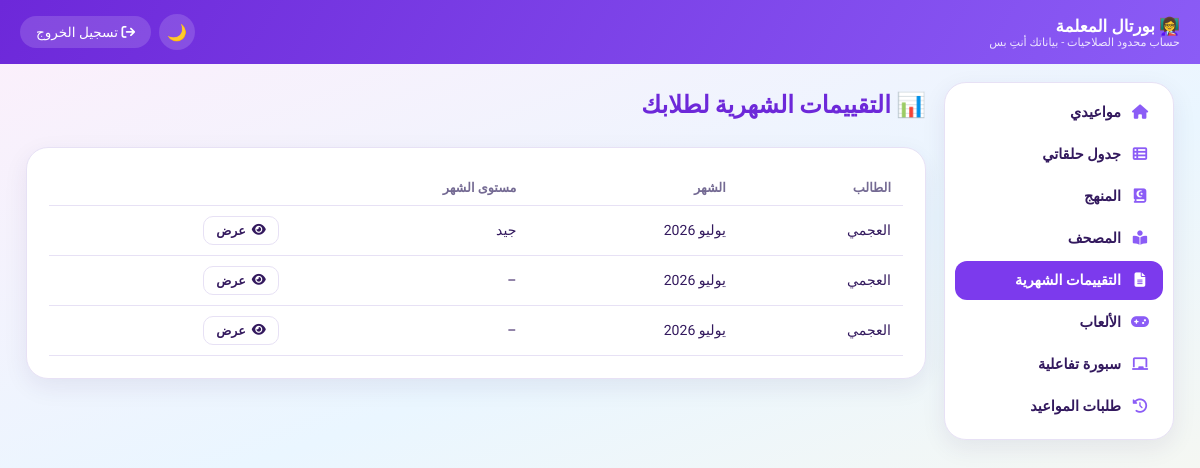
Before: /teacher-portal/evaluations/ (signed in) with the older database file.
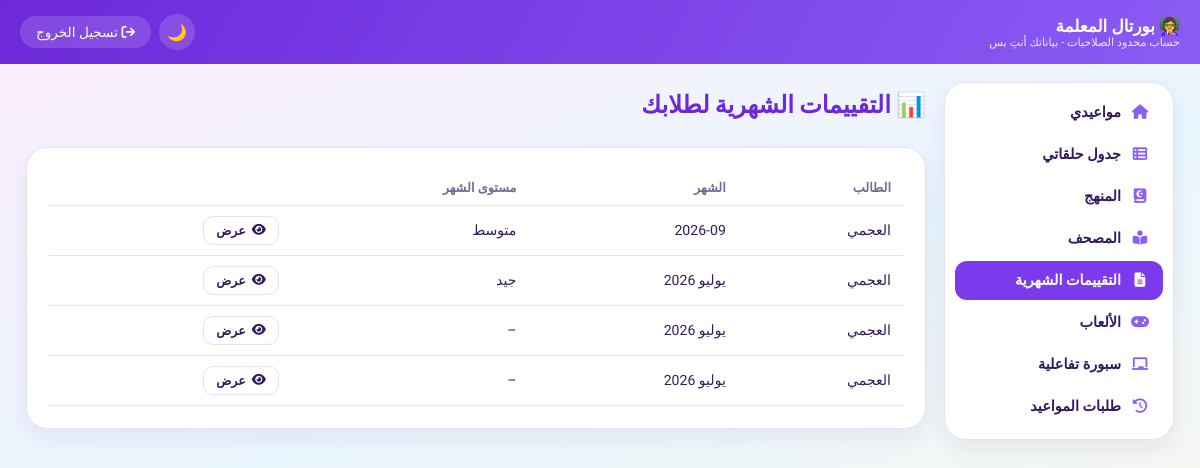
After: the same page with the newer database file.
### core/models.py (models this page shows, shortened)
class MonthlyEvaluation(models.Model):
    TEMPLATE_CHOICES = [
        ('teal_pink', 'تركواز ووردي'),
        ('violet', 'بنفسجي (هوية المنصة)'),
        ('sunny', 'أصفر وبرتقالي دافئ'),
    ]
    student = models.ForeignKey(Student, on_delete=models.CASCADE, related_name='evaluations', verbose_name="الطالب")
    public_token = models.UUIDField(default=uuid.uuid4, unique=True, editable=False, verbose_name="رمز المشاركة العام")
    student_name = models.CharField(max_length=255, verbose_name="اسم الطالب")
    teacher_name = models.CharField(max_length=255, blank=True, null=True, verbose_name="اسم المعلمة")
    package_name = models.CharField(max_length=100, blank=True, null=True, verbose_name="الباقة")
    lessons_count = models.PositiveIntegerField(default=4, verbose_name="عدد الحلقات")
    month_label = models.CharField(max_length=30, verbose_name="الشهر")
    memorization_progress = models.CharField(max_length=255, blank=True, null=True, verbose_name="مقدار حفظ الجديد")
    review_progress = models.CharField(max_length=255, blank=True, null=True, verbose_name="مقدار المراجعة")
    absences = models.CharField(max_length=255, blank=True, null=True, verbose_name="عدد مرات الغياب")
    pronunciation_rating = models.CharField(max_length=100, blank=True, null=True, verbose_name="النطق ومخارج الحروف")
    tajweed_rating = models.CharField(max_length=100, blank=True, null=True, verbose_name="تطبيق أحكام التجويد")
    interaction_rating = models.CharField(max_length=100, blank=True, null=True, verbose_name="التفاعل مع المعلمة")
    response_speed_rating = models.CharField(max_length=100, blank=True, null=True, verbose_name="سرعة الاستجابة والحفظ")
    commitment_rating = models.CharField(max_length=100, blank=True, null=True, verbose_name="الالتزام بالمواعيد والآداب")
    recommendations = models.TextField(blank=True, null=True, verbose_name="التوصيات / المستوى العام")
    teacher_comment = models.TextField(blank=True, null=True, verbose_name="كلمة المعلمة")
    month_rating = models.CharField(max_length=100, blank=True, null=True, verbose_name="مستوى الشهر")
    template = models.CharField(max_length=20, choices=TEMPLATE_CHOICES, default='teal_pink', verbose_name="شكل النموذج")
    created_at = models.DateTimeField(auto_now_add=True, verbose_name="تاريخ الإنشاء")
    class Meta:
        verbose_name = "تقييم شهري"
        verbose_name_plural = "التقييمات الشهرية"
        ordering = ['-created_at']

### core/views.py (the view)
# urls.py: path('teacher-portal/evaluations/', views.teacher_evaluations_list, name='teacher_evaluations_list'),
@teacher_login_required
def teacher_evaluations_list(request):
    teacher = request.user.teacher_profile
    evaluations = MonthlyEvaluation.objects.filter(student__teacher=teacher).select_related('student').order_by('-created_at')
    return render(request, 'core/teacher_evaluations_list.html', {
        'teacher': teacher, 'evaluations': evaluations,
    })

### core/views.py (called while the page is built)
def teacher_login_required(view_func):
    @wraps(view_func)
    def _wrapped(request, *args, **kwargs):
        if not request.user.is_authenticated or not hasattr(request.user, 'teacher_profile'):
            messages.error(request, 'من فضلك سجلي الدخول بحساب المعلمة الخاص بيكِ.')
            return redirect('teacher_login')
        return view_func(request, *args, **kwargs)
    return _wrapped

### templates/core/teacher_evaluations_list.html (shortened to what this page needs)
{% extends 'core/teacher_portal_base.html' %}
{% block content %}
<h2 style="color:var(--violet-700); margin-top:0;">📊 التقييمات الشهرية لطلابك</h2>
<div class="card">
    <div class="table-container">
        <table>
            <thead><tr><th>الطالب</th><th>الشهر</th><th>مستوى الشهر</th><th></th></tr></thead>
            <tbody>
                {% for ev in evaluations %}
                <tr>
                    <td>{{ ev.student_name }}</td>
                    <td>{{ ev.month_label }}</td>
                    <td>{{ ev.month_rating|default:"–" }}</td>
                    <td><a href="{% url 'teacher_evaluation_detail' ev.id %}" class="btn btn-outline" style="padding:6px 12px; font-size:0.78rem;"><i class="fas fa-eye"></i> عرض</a></td>
                </tr>
                {% empty %}
                <tr><td colspan="4" style="text-align:center;">لسه مفيش تقييمات شهرية لطلابك.</td></tr>
                {% endfor %}
            </tbody>
        </table>
    </div>
</div>
{% endblock %}

Changed rows visible on the page:
added MonthlyEvaluation: student_name "العجمي", month_label "2026-09", month_rating "متوسط"
